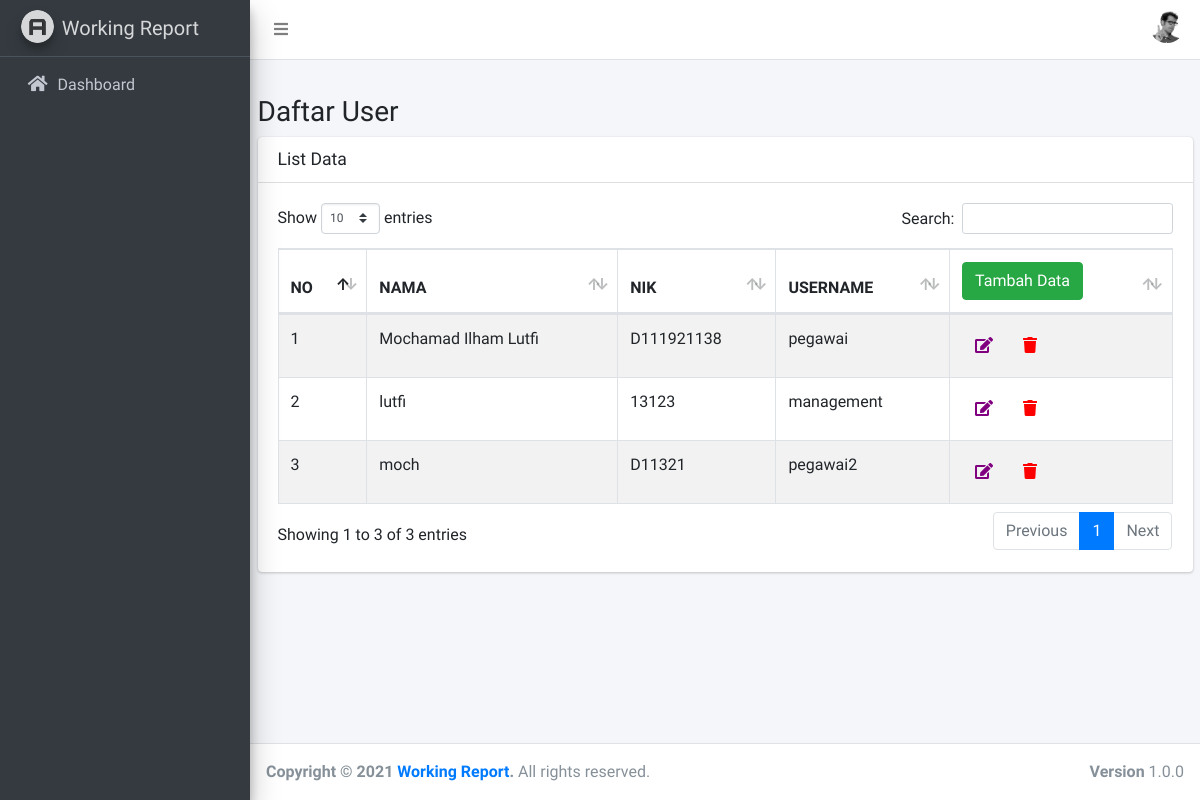
The app's page /index.php/user with its own data.
### tables this page shows
CREATE TABLE `personal_data` (
  `id` int(11) NOT NULL,
  `user_id` int(11) DEFAULT NULL,
  `nik` varchar(20) DEFAULT NULL,
  `name` varchar(50) DEFAULT NULL,
  `birth_place` varchar(50) DEFAULT NULL,
  `birth_date` date DEFAULT NULL,
  `address` text DEFAULT NULL,
  `married_date` date DEFAULT NULL
);

CREATE TABLE `users` (
  `id` int(11) NOT NULL,
  `username` varchar(50) DEFAULT NULL,
  `password` varchar(100) DEFAULT NULL,
  `role_id` int(11) DEFAULT NULL,
  `created_date` datetime DEFAULT NULL,
  `updated_date` datetime DEFAULT NULL
);

### application/controllers/User.php (called while the page is built, shortened)
<?php
class User extends CI_Controller
{
    function __construct(){
		$this->load->model('M_user');
		$this->load->library('form_validation');
	}
    public function index()
    {
		$data['listuser'] = $this->M_user->getAll();
        $data['content'] = 'user/v_user';
        $this->load->view('v_template',$data);
    }
}

### index.php (called while the page is built, shortened)
<?php
require_once BASEPATH.'core/CodeIgniter.php';

### application/models/M_user.php (called while the page is built, shortened)
<?php
	class M_user extends CI_Model {
        private $_table = 'users';
        private $_table2 = 'personal_data';
        private $_table3 = 'roles';
        public function getAll(){
            $this->db->select('users.*, b.name, b.nik');
            $this->db->from($this->_table);
            $this->db->join($this->_table2 . " b",'b.user_id = users.id');
            $this->db->join($this->_table3 . " c",'c.id = users.role_id');
            $query = $this->db->get();
            return $query;
        }
	}
?>

### application/views/user/v_user.php (the view, shortened to what this page needs)
<div class="col-sm-12">
    <div class="thumbnail">
        <div class="caption">
            <h3>
                Daftar User
            </h3>
        </div>
        <div class="card">
            <div class="card-header">
                <h3 class="card-title">List Data</h3>
            </div>
            <div class="card-body">
                <table id="example1" class="table table-bordered table-striped">
                    <thead>
                        <tr>
                            <th>NO</th>
                            <th>NAMA</th>
                            <th>NIK</th>
                            <th>USERNAME</th>
                            <th>
                                <a href="<?= base_url(); ?>user/form"class="btn btn-success">
                                    Tambah Data
                                </a>
                            </th>
                        </tr>
                    </thead>
                    <tbody>
                        <?php
                            $no = 1;
                            foreach($listuser->result() as $rowuser){
                        ?>
                            <tr>
                                <td><?=$no?></td>
                                <td><?=$rowuser->name;?></td>
                                <td><?=$rowuser->nik;?></td>
                                <td><?=$rowuser->username;?></td>
                                <td>
                                <a href="<?= base_url(); ?>user/form/<?=$rowuser->id?>"
                                    class="btn"
                                    >
                                    <i class="fa fa-edit" style='color: purple'></i>
                                    </a>
                                    <a href="<?= base_url(); ?>user/delete/<?=$rowuser->id?>"
                                    class="btn"
                                    >
                                    <i class="fa fa-trash" style='color: red'></i>
                                    </a>
                                </td>
                            </tr>
                        <?php
                                $no++;
                            }
                        ?>
                    </tbody>
                </table>
            </div>
        </div>
    </div>
</div>

### records on screen
personal_data: name "Mochamad Ilham Lutfi", nik "D111921138", user.username "pegawai"
personal_data: name "lutfi", nik "13123", user.username "management"
personal_data: name "moch", nik "D11321", user.username "pegawai2"
